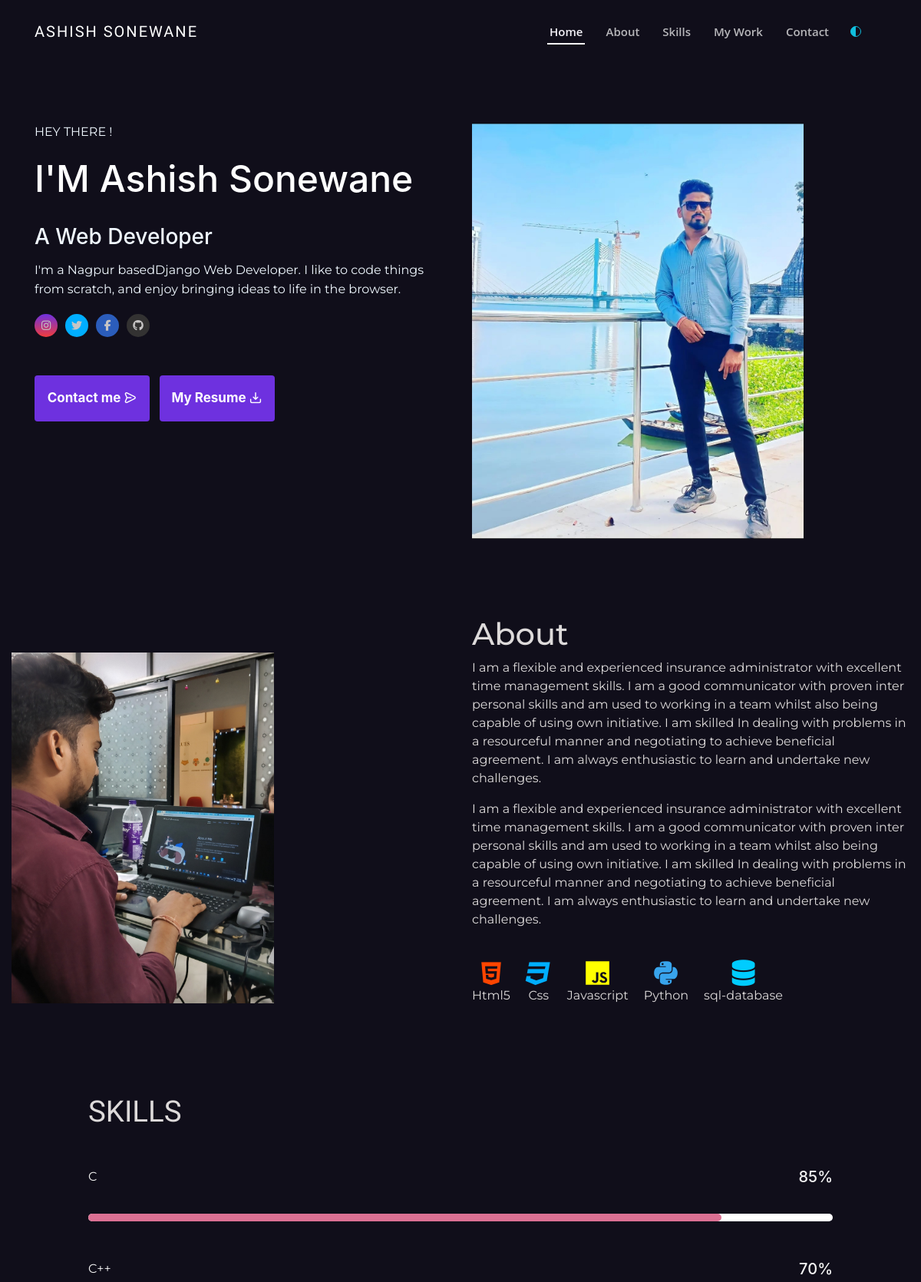
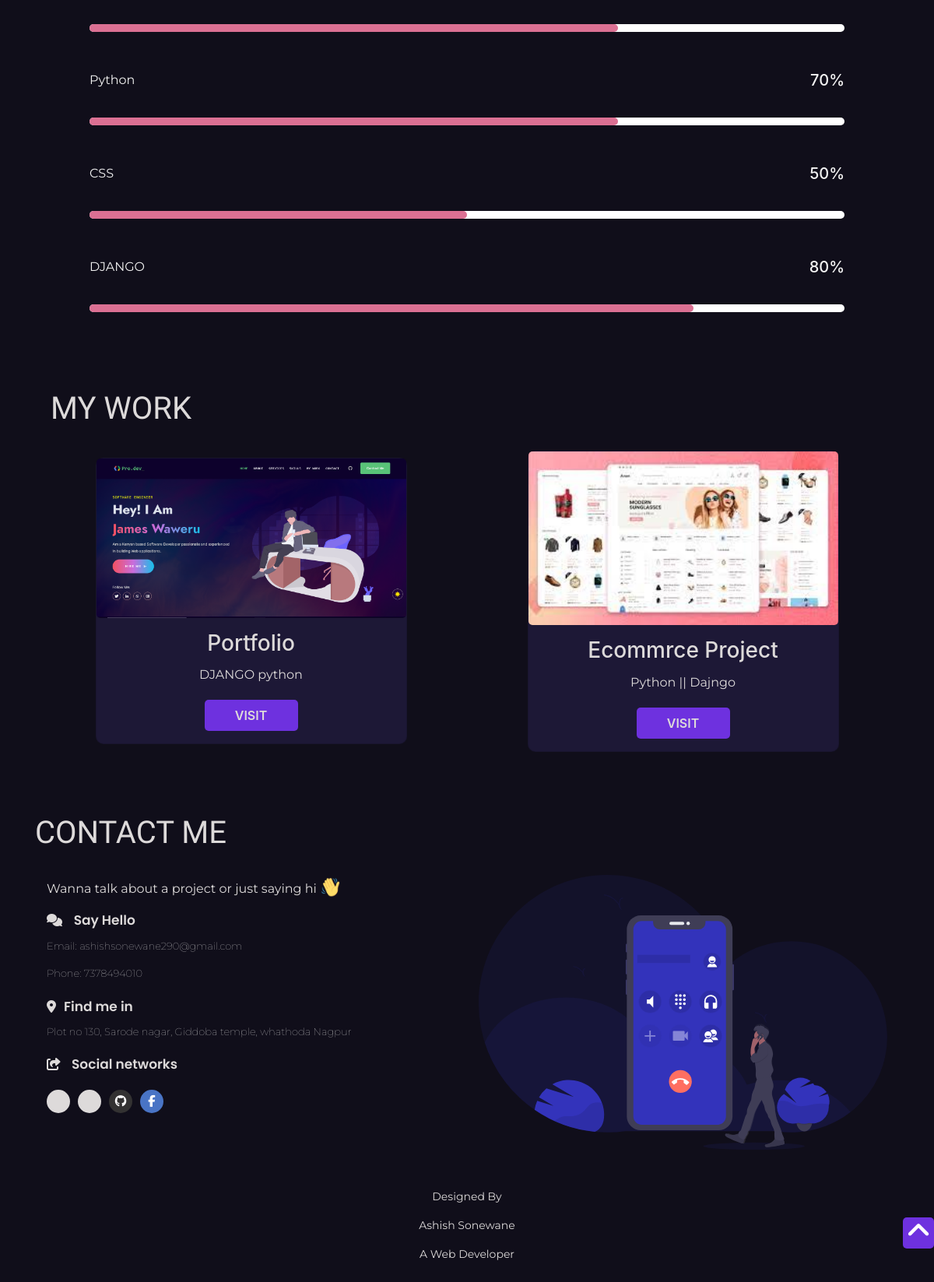
Screenshot of /feeds with the database file from the repository (2 pictures, top to bottom).
### Adminside/models.py (models this page shows, shortened)
class PersonalInformation(models.Model):
    user = models.OneToOneField(User, on_delete=models.CASCADE, null=True, blank=True)
    name_complete = models.CharField(max_length=50, blank=True, null=True)
    avatar = models.ImageField(upload_to='Gallary',blank=True,null=True)
    mini_about = models.TextField(blank=True, null=True)
    address = models.CharField(max_length=100, blank=True, null=True)
    phone = models.CharField(max_length=20, blank=True, null=True)
    email = models.EmailField(max_length=255, blank=True, null=True)
    cv = models.FileField(upload_to='cv', blank=True, null=True)
    github = models.TextField(blank=True, null=True)
    linkedin = models.TextField(blank=True, null=True)
    facebook =  models.TextField(blank=True, null=True)
    twitter =  models.TextField(blank=True, null=True)
    instagram = models.TextField(blank=True, null=True)
    mycv =  models.FileField(upload_to='mycv', blank=True, null=True)

class About(models.Model):
    title = models.CharField(max_length=20, blank=True, null=True)
    description1 = models.TextField(blank=False, null=True)
    description2 = models.TextField(blank=False, null=True)
    about_avatar = models.ImageField(upload_to='Gallary',blank=True,null=True)

class Skills(models.Model):
    user=models.ForeignKey(to=User,on_delete=models.CASCADE)
    skill = models.CharField(max_length=50, blank=True, null=True)
    num = models.IntegerField(blank=True, null=True)
    def __str__(self):
        return self.skill

class Projects(models.Model):
    title = models.CharField(max_length=50, blank=True, null=True)
    skill = models.TextField(max_length=230, blank=True, null=True)
    link = models.URLField(blank=True, null=True)
    image = models.ImageField(upload_to='Gallary',blank=True,null=True)

### feeds/views.py (the view)
# urls.py: path('',views.home_page,name='main_home')
def home_page(request):
    myinfo = PersonalInformation.objects.all()
    myabout = About.objects.all()
    myskills = Projects.objects.all()
    skills = Skills.objects.all()
    print(skills)
    context = {
        "info": myinfo,
        "about": myabout,
        "skills": myskills,
        "know": skills,
    }
    return render(request, 'feeds/home_page.html', context)

### template/feeds/home_page.html (shortened to what this page needs)
{% load static %}
<!DOCTYPE html>
<html lang="en">
<head>
    <link rel="stylesheet" href="https://unpkg.com/aos@next/dist/aos.css" />
    <link rel="stylesheet" href="https://code.ionicframework.com/ionicons/2.0.1/css/ionicons.min.css">
    <link rel="stylesheet" href="https://unicons.iconscout.com/release/v4.0.0/css/line.css">
    <link rel="stylesheet" href="https://allyoucan.cloud/cdn/icofont/1.0.1/icofont.css">
    <link href='https://cdn.jsdelivr.net/npm/boxicons@2.0.5/css/boxicons.min.css' rel='stylesheet'>
    <link rel="stylesheet" href="https://stackpath.bootstrapcdn.com/bootstrap/4.3.1/css/bootstrap.min.css">
    <link rel="stylesheet" href="{% static 'feeds/css/main.css' %}">
</head>
<body data-aos-easing="ease" data-aos-duration="1500" data-aos-delay="0">
    <header id="header" class="fixed-top ">
        <div class="container-fluid  navbur">
            <div class="navi">
                <div class="col-xl-9 d-flex align-items-center lefty">
                    <h1 class="logo mr-auto"><a href="#">ASHISH SONEWANE</a></h1>
                    <nav class="nav-menu d-none d-lg-block float-right">
                        <ul>
                            <li class="active"><a href="#home">Home</a></li>
                            <li><a href="#about">About</a></li>
                            <li><a href="#skills">Skills</a></li>
                            <li><a href="#work">My Work</a></li>
                            <li><a href="#contact">Contact</a></li>
                            <div class="invert pl-4 " id="theme-button">
                                <ion-icon name='contrast-outline' style="color:rgb(17, 190, 221)"></ion-icon>
                            </div>
                        </ul>
                    </nav>
                </div>
            </div>
        </div>
    </header>
    <section class=" descript "  id="home">
        <div class="container ">
            <div class="small-container ">
                <div class="row">
                    <div class="col-md-6 initial-0 aos-init " data-aos="zoom-in" data-aos-delay="200">
                        <p id="hey">HEY THERE !</p>
                        {% for infor in info %}
                        <h1 id="name">I'M <span>{{infor.name_complete}}</span> </h1>
                        <h3> A Web Developer</h3>
                        <p> {{infor.mini_about}}</p>
                        <div class="social">
                            <a href="{{infor.instagram}}"> <i class="fa fa-instagram"></i></a>
                            <a href="{{infor.twitter}}"> <i class="fa fa-twitter"></i></a>
                            <a href="{{infor.facebook}}"><i class="fa fa-facebook-f" style="background: #4974c5 "></i>
                           </a>
                            <a href="{{infor.github}}"><i class="fa fa-github"></i>
                            </a>
                        </div>
                        <div class="button">
                            <a href="mailto:{{infor.email}}"> <button class="main-button2">Contact me <i class="uil uil-message"style="" ></i>  </button></a>
                            <a class="main-button ml-2" href="{{infor.mycv.url}}" target="_blank" rel="noopener noreferrer"> <button id="btn2">My Resume <i class="uil uil-import"></i></i>
                            </button></a>
                        </div>
                    </div>
                    <div class="col-md-6 initial-1 aos-init" data-aos="zoom-in" data-aos-delay="300">
                        <img src="{{infor.avatar.url}}" alt="">
                    </div>
                    {% endfor %}
                </div>
            </div>
        </div>
    </section>
    <section class="about its-me " id="about">
        <div class="container2">
            <div class="small-container2 ">
                <div class="row2 initial-3">
                    {% for aboutme in about %}
                    <div class="col-md-6 aos-init" data-aos="fade-up-right" data-aos-delay="700">
                        <img src="{{aboutme.about_avatar.url}}" alt="">
                    </div>
                    <div class="col-md-6 initial-4">
                        <div class="title aos-init" data-aos="zoom-in" data-aos-delay="200">
                            <h1>{{aboutme.title}}</h1>
                        </div>
                        <p data-aos="zoom-in" data-aos-delay="200" class="aos-init">{{aboutme.description1}}</p>
                        <p data-aos="zoom-in" data-aos-delay="200" class="aos-init">{{aboutme.description2}}</p>
                        <div class="icons aos-init" data-aos="zoom-in" data-aos-delay="300">
                            <div> <i class="fa fa-html5"></i>
                                <p>Html5</p>
                            </div>
                            <div> <i class="fa fa-css3 " aria-hidden=”true”></i>
                                <p>Css</p>
                            </div>
                            <div>
                                <ion-icon name="logo-javascript" style="color: yellow;font-size:35px"></ion-icon>
                                <p>Javascript</p>
                            </div>
                            <div>
                                <ion-icon name="logo-python" style="color: #38a4ec;font-size:35px"></ion-icon>
                                <p>Python</p>
                            </div>
                            <div> <i class="fa fa-database"></i>
                                <p>sql-database</p>
                            </div>
                        </div>
                        {% endfor %}
                    </div>
                </div>
            </div>
        </div>
        <article>
            <div class="container skills" id="skills">
                <div class="small-container">
                    <div class="row9">
                        <div class="col-md-10 initial-5">
                            <div class="title">
                                <h1 class="">SKILLS</h1>
                            </div>
                            <div class="all-bars">
                                {% for i in know %}
                                <div class="bars aos-init" data-aos="zoom-in" data-aos-delay="500">
                                    <div class="bar-info">
                                        <p>{{i.skill}}</p>
                                        <h5>{{i.num}}%</h5>
                                    </div>
                                    <div class="bar">
                                        <p id="one" style="width: {{i.num}}%;"></p>
                                    </div>
                                </div>
                                {% endfor %}
                            </div>
                        </div>
                    </div>
                </div>
            </div>
        </article>
    </section>
    <div class="work">
        <div class="container" id="work">
            <div class="title2">
                <h1>MY WORK</h1>
            </div>
            <div class="small-container">
                <div class="row3">
                    {% for sys in skills %}
                    <div class="card initial-6  w- aos-init" data-aos="zoom-in" data-aos-delay="500">
                        <img src="{{sys.image.url}}" alt="">
                        <div class="card-body col-5-info px-3 py-3">
                            <h3 class="pb-1">{{sys.title}}</h3>
                            <p class="pb-1">{{sys.skill}}</p>
                            <button><a href="{{sys.link}}">VISIT</a></button>
                        </div>
                    </div>
                    {% endfor %}
                </div>
            </div>
        </div>
    </div>
    <footer id="contact">
        <div class="container">
            <div class="title5">
                <h1>CONTACT ME</h1>
            </div>
            <div class="small-container">
                <div class="row4">
                                         {% for infor in info %}
                    <div class="col-md-6 initial-8 aos-init" data-aos="fade-down-right" data-aos-delay="300">
                        <p id="helo">Wanna talk about a project or just saying hi <img src="{%  static 'images/e.png' %}" alt="" id="e" class="wave"></p>
                        <div class="contact-info">
                            <div class="c-ico">
                    <i class="fa fa-comments"></i> <span id="io">Say Hello</span></i>
                            </div>
                            <p>Email: <span>{{infor.email}}</span></p>
                            <p>Phone: <span>{{infor.phone}}</span></p>
                        </div>
                        <div class="contact-info">
                            <div class="c-ico">
                                <i class="fa fa-map-marker"></i><span id="io">Find me in</span>
                            </div>
                            <p><span>{{infor.address}}</span></p>
                        </div>
                        <div class="contact-info obojo">
                            <div class="c-ico">
                                <i class="fa fa-share-square-o"> <span id="io">Social networks</span> </i>
                            </div>
                            <h4>
                                <a href="{{infor.instagram}}" class="m1"> <i class="icofont-instagram"></i></a>
                                  <a href="{{infor.twitter}}" class="m1"> <i class="icofont-twitter"></i></a>
                                <a href="{{infor.github}}"><i class="fa fa-github"></i>
                                </a>
                                <a href="{{infor.facebook}}"><i class="fa fa-facebook" style="background: #4974c5"></i></a>
                            </h4>
                        </div>
                    </div>
                    <div class=" col-md-6 initial-7 aos-init " data-aos="zoom-in " data-aos-delay="700 ">
                        <img src="{% static 'feeds/images/19.svg' %} " alt=" ">
                    </div>
                 {% endfor %}
                </div>
                <div class="footing ">
                    <div class="row justify-content-center ">
                        <div class="col-md-4 ">
                            <p>Designed By </p>
                            <p>Ashish Sonewane</p>
                            <p>A Web Developer</p>
                        </div>
                    </div>
                </div>
            </div>
        </div>
        <div class="up-arrow ">
            <div class="arrow ">
                <a href="# "><i class="fa fa-angle-up "></i>
            </a>
            </div>
        </div>
    </footer>
</body>
</html>

### rows the page displays
PersonalInformation: name_complete "Ashish Sonewane", mini_about "I'm a Nagpur basedDjango Web Developer. I like to code things from scratch, and enjoy bringing ideas to life in the browser.", avatar (picture), email "ashishsonewane290@gmail.com", phone "7378494010", address "Plot no 130, Sarode nagar, Giddoba temple, whathoda Nagpur"
About: about_avatar (picture), title "About", description1 "I am a flexible and experienced insurance administrator with excellent time management skills. I am a good communicator with proven inter personal skills and am used to working in a team whilst also being capable of using own initiative. I am skilled In dealing with problems in a resourceful manner and negotiating to achieve beneficial agreement. I am always enthusiastic to learn and undertake new challenges.", description2 "I am a flexible and experienced insurance administrator with excellent time management skills. I am a good communicator with proven inter personal skills and am used to working in a team whilst also being capable of using own initiative. I am skilled In dealing with problems in a resourceful manner and negotiating to achieve beneficial agreement. I am always enthusiastic to learn and undertake new challenges."
Skills: skill "C", num "85"
Skills: skill "C++", num "70"
Skills: skill "Python", num "70"
Skills: skill "CSS", num "50"
Skills: skill "DJANGO", num "80"
Projects: image (picture), title "Portfolio", skill "DJANGO python"
Projects: image (picture), title "Ecommrce Project", skill "Python || Dajngo"
